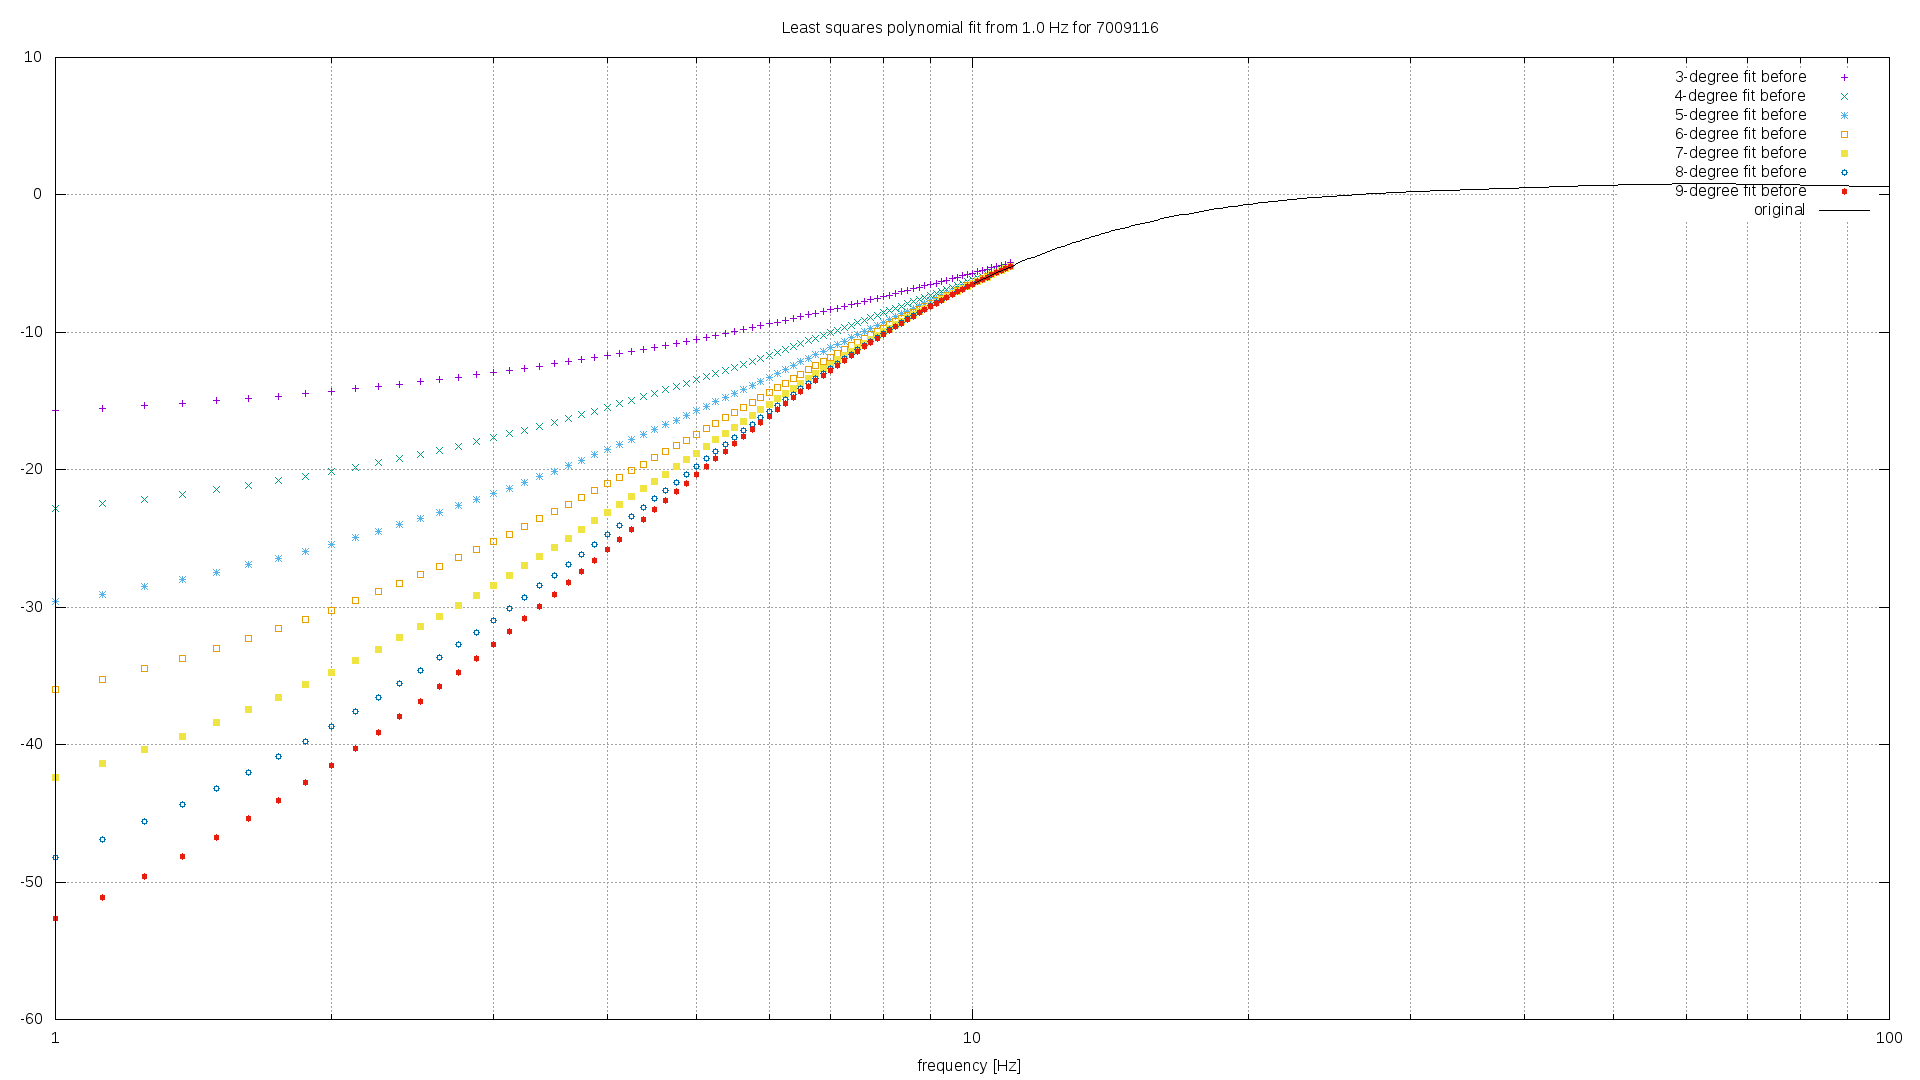

This figure's gnuplot source:
set title "Least squares polynomial fit from 1.0 Hz for 7009116"
set term png size 1920,1080
set output "fit-before-7009116.png"
set logscale x
set xrange [1:100]
set xlabel "frequency [Hz]"
set grid ytics lt 1
set grid xtics lt 1
set grid mxtics lt 0
plot \
"fit-before-7009116-3.tsv" using 1:2 title "3-degree fit before", \
"fit-before-7009116-4.tsv" using 1:2 title "4-degree fit before", \
"fit-before-7009116-5.tsv" using 1:2 title "5-degree fit before", \
"fit-before-7009116-6.tsv" using 1:2 title "6-degree fit before", \
"fit-before-7009116-7.tsv" using 1:2 title "7-degree fit before", \
"fit-before-7009116-8.tsv" using 1:2 title "8-degree fit before", \
"fit-before-7009116-9.tsv" using 1:2 title "9-degree fit before", \
"../data/7009116.tsv" using 1:2 title "original" with lines
set title "Zoomed least squares polynomial fit from 1.0 - 50.0 Hz"
set output "fit-before-zoom-7009116.png"
set xrange [5:50]
set yrange [-8:-2]
replot
